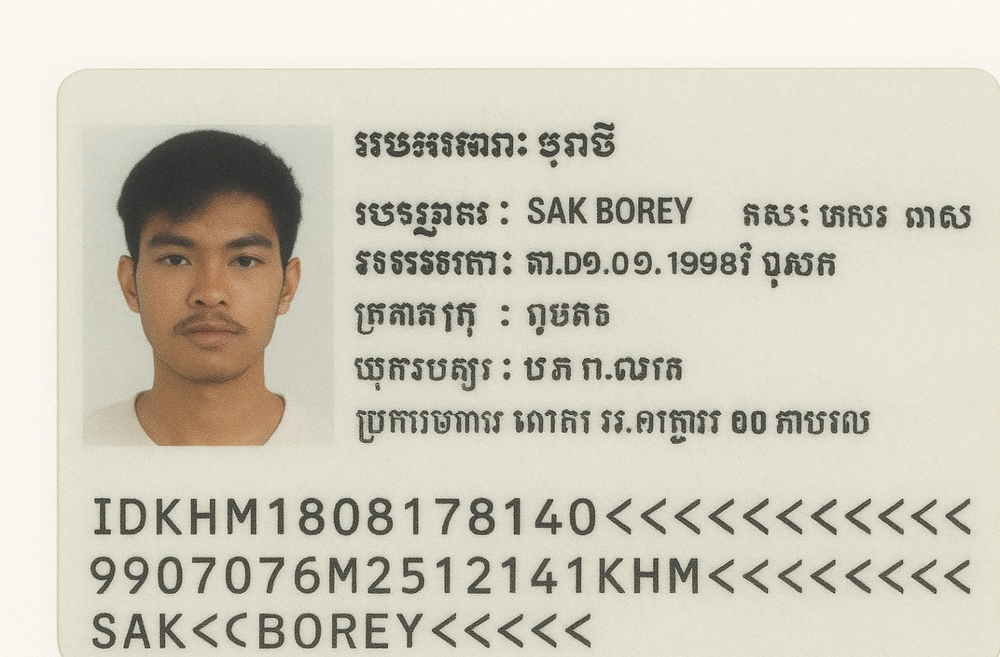
#> input picture image/bad.png, 1000 x 657 px, shrunk from 1383 x 909 before the run
$ python -i heuristic.py   (imports and definitions only)
#> lines starting #> are read from the running program, lines starting #| are printed output that depends on the picture; after the words box and inside, x2 and y2 are one past the last pixel; in counts of white or black regions, pixels touching at a corner belong together
import cv2
import numpy as np


# [90 lines left out: functions add_auto_padding, add_padding, crop_to_document_edges, detect_document_edges, not called in this run]


def detect_blur_fft(image, size=30, thresh=10):
    """
    Detect blur using FFT (Fast Fourier Transform).

    Args:
        image: input image (RGB or BGR)
        size: size of the low-frequency cutoff square
        thresh: threshold to classify blur (lower = more blurry)

    Returns:
        is_blurry (True/False)
        blur_score (float)
    """

    # Convert to grayscale
    gray = cv2.cvtColor(image, cv2.COLOR_RGB2GRAY)

    # FFT transform
    f = np.fft.fft2(gray)
    fshift = np.fft.fftshift(f)

    # Remove low frequencies (center region)
    h, w = gray.shape
    cy, cx = h // 2, w // 2
    fshift[cy - size:cy + size, cx - size:cx + size] = 0

    # Inverse FFT
    f_ishift = np.fft.ifftshift(fshift)
    img_back = np.fft.ifft2(f_ishift)
    img_back = np.abs(img_back)

    # Blur score = mean of high-frequency response
    blur_score = np.mean(img_back)

    # Blurry if score is below threshold
    is_blurry = blur_score < thresh

    return is_blurry, blur_score


def detect_brightness(image):
    """Return average brightness (0–255)."""
    hsv = cv2.cvtColor(image, cv2.COLOR_RGB2HSV)
    brightness = hsv[:, :, 2].mean()
    return brightness

def detect_rotation_angle(image):
    """
    Detect dominant rotation angle using Hough Transform.
    Returns angle in degrees in range [-45, 45].
    """
    # convert to grayscale
    if image.ndim == 3:
        gray = cv2.cvtColor(image, cv2.COLOR_BGR2GRAY)
    else:
        gray = image.copy()

    # edge detection
    edges = cv2.Canny(gray, 50, 150, apertureSize=3)

    # detect lines
    lines = cv2.HoughLines(edges, 1, np.pi / 180, threshold=120)
    if lines is None:
        return 0.0  # fallback

    angles = []
    for line in lines:
        rho, theta = line[0]

        angle = (theta * 180 / np.pi)

        # convert Hough angle to rotation angle
        angle = angle - 90  # vertical edges → horizontal reference

        # normalize to [-45, 45]
        if angle > 45:
            angle -= 90
        if angle < -45:
            angle += 90

        angles.append(angle)

    if not angles:
        return 0.0

    return float(np.median(angles))


def detect_face(image):
    """Return (face_detected: bool, face_boxes: list of (x, y, w, h))."""
    face_cascade = cv2.CascadeClassifier(cv2.data.haarcascades + 'haarcascade_frontalface_default.xml')
    gray = cv2.cvtColor(image, cv2.COLOR_RGB2GRAY)
    faces = face_cascade.detectMultiScale(gray, scaleFactor=1.1, minNeighbors=5)
    return len(faces) > 0, faces


def detect_mrz_region(image):
    """
    Detects MRZ-like text lines near the bottom and returns debug image.

    Returns:
        mrz_present (bool): True if 2+ text-like lines detected
        debug_image (np.array): Original image annotated with MRZ region and contours
    """
    debug_image = image.copy()
    gray = cv2.cvtColor(image, cv2.COLOR_RGB2GRAY)
    h, w = gray.shape

    # --- Step 1: Determine probable document type ---
    aspect_ratio = w / h  # landscape ID ≈ 1.5+ | passport ≈ 1.3
    is_id_card = aspect_ratio > 1.5     # Wide → ID card expected
    is_passport = not is_id_card

    # --- Step 2: Select MRZ zone automatically ---
    if is_passport:
        y_start = int(h * 0.75)   # passports bottom ~30%
    else:
        y_start = int(h * 0.62)   # ID cards bottom ~40%

    mrz_area = gray[y_start:, :]

    # Threshold
    _, thresh = cv2.threshold(mrz_area, 0, 255, cv2.THRESH_BINARY_INV + cv2.THRESH_OTSU)

    # Morphology to join text lines
    kernel = cv2.getStructuringElement(cv2.MORPH_RECT, (15, 3))
    dilated = cv2.dilate(thresh, kernel, iterations=1)

    # Find contours
    contours, _ = cv2.findContours(dilated, cv2.RETR_EXTERNAL, cv2.CHAIN_APPROX_SIMPLE)

    text_like_lines = []
    for cnt in contours:
        x, y, w, h = cv2.boundingRect(cnt)
        if w > 100:
            text_like_lines.append(cnt)
            # Draw bounding box on debug image (shift y by y_start)
            cv2.rectangle(debug_image, (x, y + y_start), (x + w, y + h + y_start), (255, 255, 0), 1)

    # Draw MRZ area rectangle
    cv2.rectangle(debug_image, (0, y_start), (image.shape[1], image.shape[0]), (0, 0, 255), 1)

    mrz_present = len(text_like_lines) >= 2
    return mrz_present, debug_image


def is_likely_document(image):
    """Detects if a document-like rotated rectangle exists in the image."""
    gray = cv2.cvtColor(image, cv2.COLOR_RGB2GRAY)
    blurred = cv2.GaussianBlur(gray, (5, 5), 0)
    edges = cv2.Canny(blurred, 50, 150)
    contours, _ = cv2.findContours(edges, cv2.RETR_EXTERNAL, cv2.CHAIN_APPROX_SIMPLE)

    image_area = image.shape[0] * image.shape[1]

    for cnt in contours:
        area = cv2.contourArea(cnt)
        if area < image_area * 0.05:
            continue  # ignore small shapes

        # --- use rotated rectangle instead of axis-aligned ---
        rect = cv2.minAreaRect(cnt)
        (w, h) = rect[1]

        if w == 0 or h == 0:
            continue

        # Ensure aspect ratio is always > 1
        aspect = max(w, h) / min(w, h)

        # Typical document ratios (ID card 1.5–1.7, passport ~1.42, A4 ~1.41)
        if 1.2 < aspect < 2.2:
            return True

    return False


# ---- Quality Assessment Functions ----
# [42 lines left out: function calculate_face_blur, not called in this run]


def detect_face_glare(face_crop):
    """Detect percentage of face area with glare"""
    hsv = cv2.cvtColor(face_crop, cv2.COLOR_RGB2HSV)
    value_channel = hsv[:, :, 2]
    glare_threshold = 220
    glare_areas = value_channel > glare_threshold
    glare_percentage = np.sum(glare_areas) / (face_crop.shape[0] * face_crop.shape[1]) * 100
    return glare_percentage


# ---- Evaluation Functions ----
def evaluate_blur_simple(blur_score):
    """Returns True if blur is acceptable (lower score = sharper)."""
    return blur_score <= 20


def evaluate_glare_simple(glare_percentage):
    """Returns True if glare is acceptable."""
    return glare_percentage < 5


# ---- Evaluation Functions ----
# [25 lines left out: functions evaluate_blur, evaluate_glare, not called in this run]


def evaluate_quality(image_np):
    """
    Full evaluation of passport/ID image.
    Returns:
        score (int): Final numeric score 0-100
        friendly_reasons (list): Human-readable grouped feedback for UI
        debug (dict): Internal metrics (always complete)
    """

    # -----------------------------
    # 1. DETECTIONS
    # -----------------------------
    brightness = detect_brightness(image_np)
    angle = detect_rotation_angle(image_np)
    face_present, face_data = detect_face(image_np)
    mrz_present, debug_image = detect_mrz_region(image_np)
    document_like = is_likely_document(image_np)
    is_blurry, fft_score = detect_blur_fft(image_np)
    image_glare_percentage = detect_face_glare(image_np)

    # Initialize debug dictionary with all keys
    debug = {
        "face_present": face_present,
        "face_box": tuple(face_data[0]) if face_present and len(face_data) > 0 else None,
        "face_blur_score": None,
        "face_glare_percentage": None,
        "brightness": brightness,
        "blur_score": fft_score,
        "angle": angle,
        "mrz_present": mrz_present,
        "document_like": document_like,
        "image_glare_percentage": image_glare_percentage,
        "final_score": 0
    }


    # -----------------------------
    # 2. EARLY STOPS (critical fails)
    # -----------------------------
    friendly_reasons = []
    if abs(angle) > 5:
        friendly_reasons.append(f"❌ Image not horizontally aligned ({angle:.1f}°). Hold document straight.")
        return 0, friendly_reasons, debug, image_np
    if fft_score <= 15:
        friendly_reasons.append("❌ Image is too blurry to process")
        return 0, friendly_reasons, debug, image_np
    if image_glare_percentage >= 40:
        friendly_reasons.append("❌ Strong glare detected")
        return 0, friendly_reasons, debug, image_np
    # if not face_present:
    #     friendly_reasons.append("❌ No face detected")
    #     return 0, friendly_reasons, debug, image_np

    # -----------------------------
    # 3. QUALITY SCORE SUMMARY
    # -----------------------------
    summary = {
        "Face": {"Detected": 0, "Not Blurry": 0, "No Glare": 0, "Total": 0},
        "Document": {"Detected": 0, "Brightness OK": 0, "Not Blurry": 0, "No Glare": 0, "Total": 0},
        "MRZ": {"Detected": 0, "Total": 0},
        "Final Score": 0
    }

    # ---- Face ---- (max 30)
    face_score = 0
    if face_present and len(face_data) > 0:
        summary["Face"]["Detected"] = 10
        face_score += 10

        x, y, w, h = face_data[0]
        face_crop = image_np[y:y + h, x:x + w]

        blur_ok = evaluate_blur(calculate_face_blur(face_crop, w, h))
        glare_ok = evaluate_glare(detect_face_glare(face_crop))

        if blur_ok:
            summary["Face"]["Not Blurry"] = 10
            face_score += 10
        if glare_ok:
            summary["Face"]["No Glare"] = 10
            face_score += 10

        debug["face_blur_score"] = calculate_face_blur(face_crop, w, h)
        debug["face_glare_percentage"] = detect_face_glare(face_crop)

    summary["Face"]["Total"] = face_score

    # ---- Document ---- (max 40)
    document_score = 0
    if document_like:
        summary["Document"]["Detected"] = 10
        document_score += 10
    if 80 <= brightness <= 220:
        summary["Document"]["Brightness OK"] = 10
        document_score += 10
    if fft_score > 15:
        summary["Document"]["Not Blurry"] = 10
        document_score += 10
    if image_glare_percentage < 40:
        summary["Document"]["No Glare"] = 10
        document_score += 10

    summary["Document"]["Total"] = document_score

    # ---- MRZ ---- (max 30)
    if mrz_present:
        mrz_score = 30
    else:
        mrz_score = 0
        debug_image = image_np.copy()
    summary["MRZ"]["Detected"] = mrz_score
    summary["MRZ"]["Total"] = mrz_score

    # ---- Final Score ----
    final_score = min(face_score + document_score + mrz_score, 100)
    summary["Final Score"] = final_score
    debug["final_score"] = final_score

    # -----------------------------
    # 4. Friendly Reasons (grouped)
    # -----------------------------
    friendly_reasons = []

    # ---- Face ----
    friendly_reasons.append(f"### Face {summary['Face']['Total']}/30")
    friendly_reasons.append(f"- Detected: {'Yes ✅' if summary['Face']['Detected'] else 'No ❌'}")
    friendly_reasons.append(f"- Blur: {'OK ✅' if summary['Face']['Not Blurry'] else 'Too blurry ❌'}")
    friendly_reasons.append(f"- Glare: {'OK ✅' if summary['Face']['No Glare'] else 'Too much ❌'}")

    # ---- Document ----
    friendly_reasons.append(f"### Document {summary['Document']['Total']}/40")
    friendly_reasons.append(f"- Layout: {'Detected ✅' if summary['Document']['Detected'] else 'Not detected ❌'}")
    friendly_reasons.append(f"- Brightness: {'Good ✅' if summary['Document']['Brightness OK'] else 'Poor ❌'}")
    friendly_reasons.append(f"- Blur: {'OK ✅' if summary['Document']['Not Blurry'] else 'Too blurry ❌'}")
    friendly_reasons.append(f"- Glare: {'OK ✅' if summary['Document']['No Glare'] else 'Too much ❌'}")

    # ---- MRZ ----
    friendly_reasons.append(f"### MRZ {summary['MRZ']['Total']}/30")
    friendly_reasons.append(f"- Detected: {'Yes ✅' if summary['MRZ']['Detected'] else 'No ❌'}")

    # ---- Final ----
    # friendly_reasons.append(f"### Final Score: {final_score}/100")

    return final_score, friendly_reasons, debug, debug_image


# [45 lines left out: functions draw_overlays, convert_debug_to_summary, not called in this run]

>>> import cv2
>>> picture = cv2.cvtColor(cv2.imread('image/bad.png'), cv2.COLOR_BGR2RGB)
>>> result = evaluate_quality(picture)
#> in detect_brightness, `brightness = hsv[:, :, 2].mean()`: brightness = 207.8
#> in detect_rotation_angle, `edges = cv2.Canny(gray, 50, 150, apertureSize=3)`:
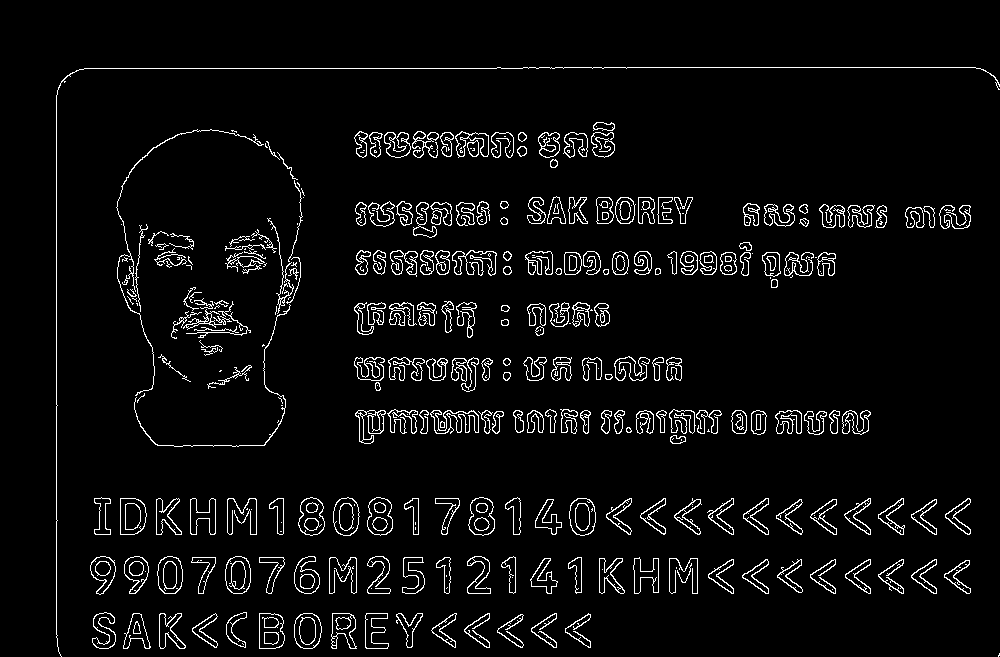
#> edges: shape (657, 1000); 4.7% white in thin lines or dots, all inside (x1, y1, x2, y2) = (56, 67, 1000, 657)
#> in detect_rotation_angle, `lines = cv2.HoughLines(edges, 1, np.pi / 180, threshold=120)`: lines = 111 rows, first 8: [56, 0], [68, 1.57], [415, 1.57], [411, 1.57], [274, 1.57], [223, 1.57], [256, 1.57], [252, 1.57]
#> the loop in detect_rotation_angle, `for line in lines:` made 111 passes
#> (rho, theta, angle) on passes 1 to 8: (56, 0, 0), (68, 1.57, 2.5e-06), (415, 1.57, 2.5e-06), (411, 1.57, 2.5e-06), (274, 1.57, 2.5e-06), (223, 1.57, 2.5e-06), (256, 1.57, 2.5e-06), (252, 1.57, 2.5e-06)
#> after the loop in detect_rotation_angle, `for line in lines:`: angles = 111 values, max 4 at index 95, min -11 at index 98, mean 0.00901
#> in evaluate_quality, `angle = detect_rotation_angle(image_np)`: angle = 2.5e-06
#> in detect_face, `faces = face_cascade.detectMultiScale(gray, scaleFactor=1.1, minNeighb..`: faces = [[121, 187, 184, 184]]
#> in evaluate_quality, `face_present, face_data = detect_face(image_np)`: face_present = True; face_data = [[121, 187, 184, 184]]
#> in detect_mrz_region, `mrz_area = gray[y_start:, :]`:
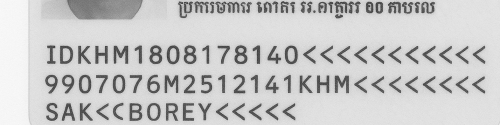
#> mrz_area: shape (250, 1000) (shown at 1/2 size); min 31, max 251, mean 200.7
#> in detect_mrz_region, `dilated = cv2.dilate(thresh, kernel, iterations=1)`:
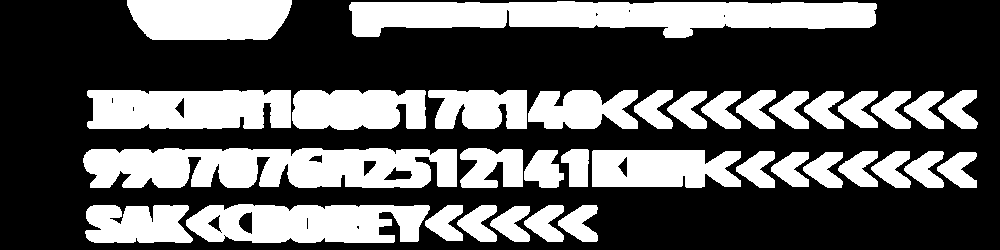
#> dilated: shape (250, 1000); 36.1% white; 35 white regions
#> in detect_mrz_region, `contours, _ = cv2.findContours(dilated, cv2.RETR_EXTERNAL, cv2.CHAIN_A..`: contours = 35 contours; largest, box (x1, y1, x2, y2) and area: (349, 1, 877, 38) 13202, (83, 148, 457, 188) 12340, (186, 204, 430, 243) 7654, (87, 90, 291, 129) 7116, (127, 0, 292, 40) 5727
#> the loop in detect_mrz_region, `for cnt in contours:` made 35 passes
#> (x, y, w, h) on passes 1 to 8: (490, 206, 40, 36), (558, 205, 40, 37), (524, 205, 40, 37), (457, 205, 40, 37), (425, 205, 38, 36), (85, 205, 108, 38), (186, 204, 244, 39), (937, 152, 40, 36)
#> after the loop in detect_mrz_region, `for cnt in contours:`:
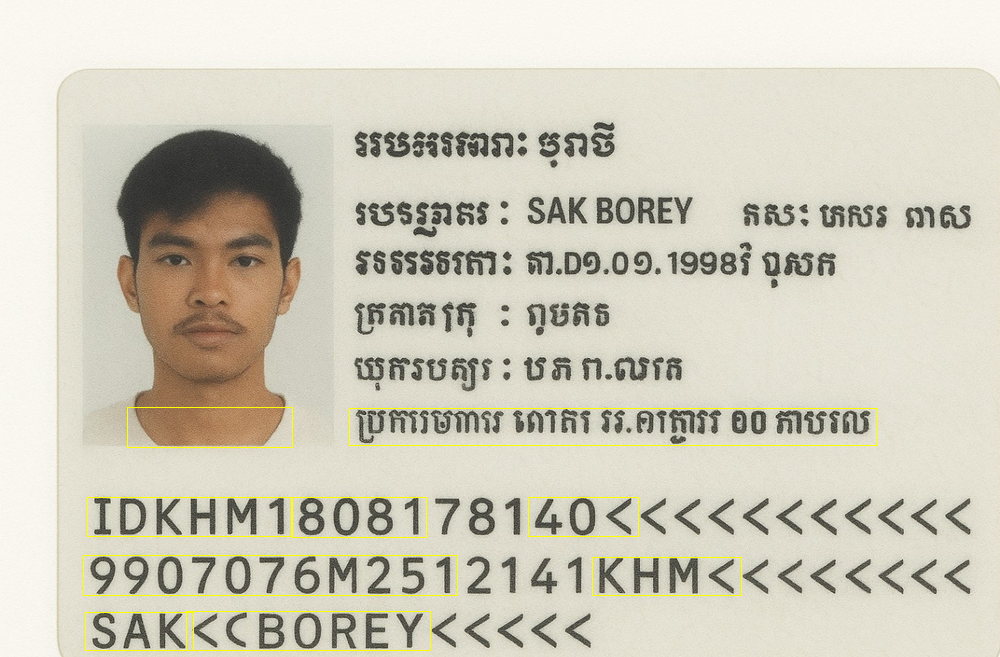
#> debug_image: shape (657, 1000, 3); mean R, G, B 208, 203.9, 188.3
#> after the loop in detect_mrz_region, `for cnt in contours:`: text_like_lines = 9 contours; largest, box (x1, y1, x2, y2) and area: (349, 1, 877, 38) 13202, (83, 148, 457, 188) 12340, (186, 204, 430, 243) 7654, (87, 90, 291, 129) 7116, (127, 0, 292, 40) 5727
#> in detect_mrz_region, `cv2.rectangle(debug_image, (0, y_start), (image.shape[1], image.shape[..`:
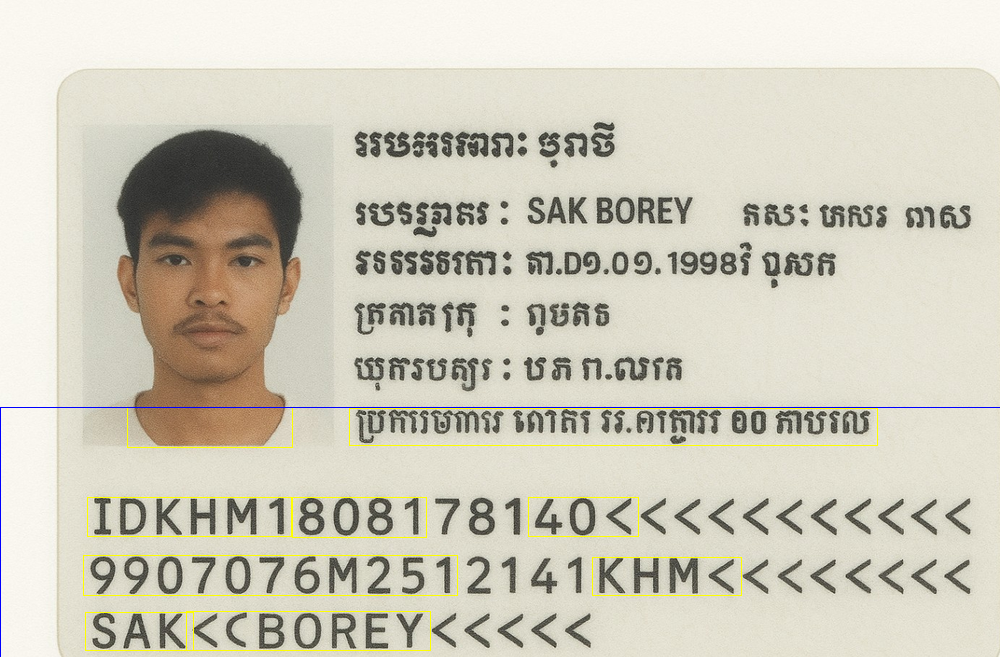
#> debug_image: shape (657, 1000, 3); 0.19% of pixels changed, all inside (x1, y1, x2, y2) = (0, 407, 1000, 657)
#> in detect_mrz_region, `mrz_present = len(text_like_lines) >= 2`: mrz_present = True
#> in is_likely_document, `contours, _ = cv2.findContours(edges, cv2.RETR_EXTERNAL, cv2.CHAIN_APP..`: contours = 202 contours, 22 with area under 20; largest, box (x1, y1, x2, y2) and area: (120, 498, 147, 535) 830, (569, 498, 596, 536) 810, (294, 613, 322, 649) 800, (333, 497, 359, 536) 800, (259, 613, 285, 649) 790
#> the loop in is_likely_document, `for cnt in contours:` made 202 passes
#> area on passes 1 to 3: 51, 303, 298.5
#> in evaluate_quality, `document_like = is_likely_document(image_np)`: document_like = False
#> in detect_blur_fft, `img_back = np.abs(img_back)`:
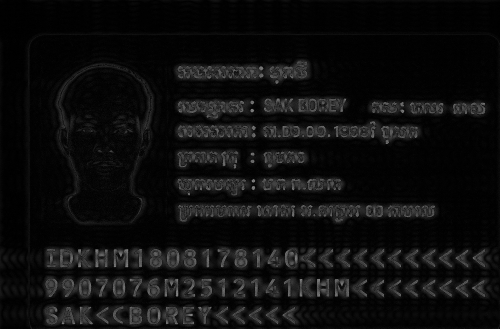
#> img_back: shape (657, 1000) float64 (shown at 1/2 size); min 0.00356, max 166.7, mean 14
#> in detect_blur_fft, `blur_score = np.mean(img_back)`: blur_score = 14.04
#> in detect_blur_fft, `is_blurry = blur_score < thresh`: is_blurry = False
#> in evaluate_quality, `is_blurry, fft_score = detect_blur_fft(image_np)`: fft_score = 14.04
#> in detect_face_glare, `glare_areas = value_channel > glare_threshold`:
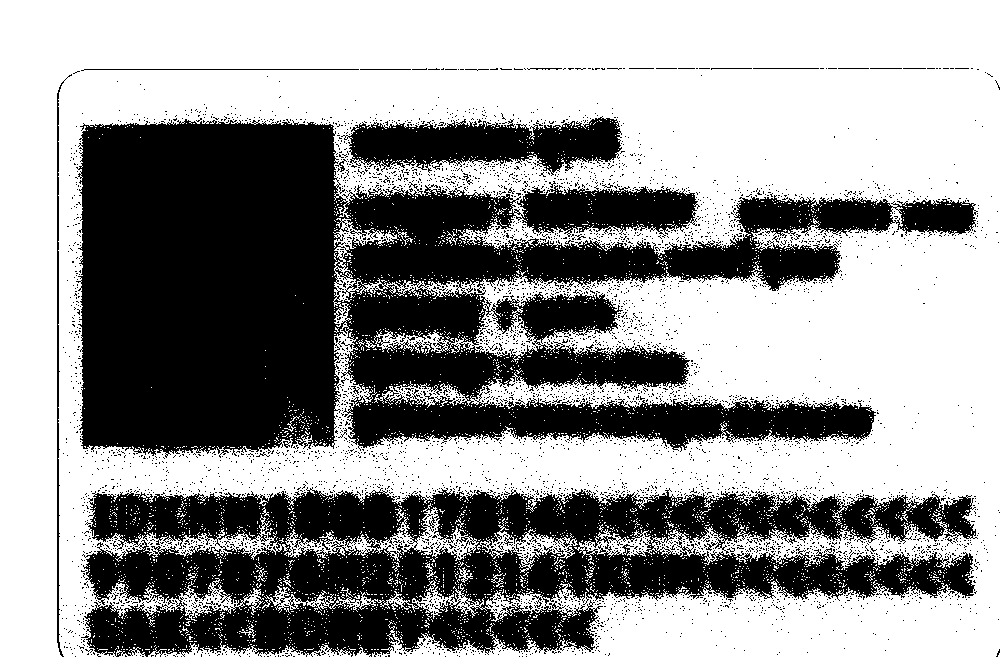
#> glare_areas: shape (657, 1000) bool; 59% white; 4691 black regions (4670 under 20 px), largest, box (x1, y1, x2, y2) and area: (76, 119, 978, 458) 160164, (81, 487, 978, 657) 87553, (341, 116, 622, 176) 10029
#> in detect_face_glare, `glare_percentage = np.sum(glare_areas) / (face_crop.shape[0] * face_cr..`: glare_percentage = 59.02
